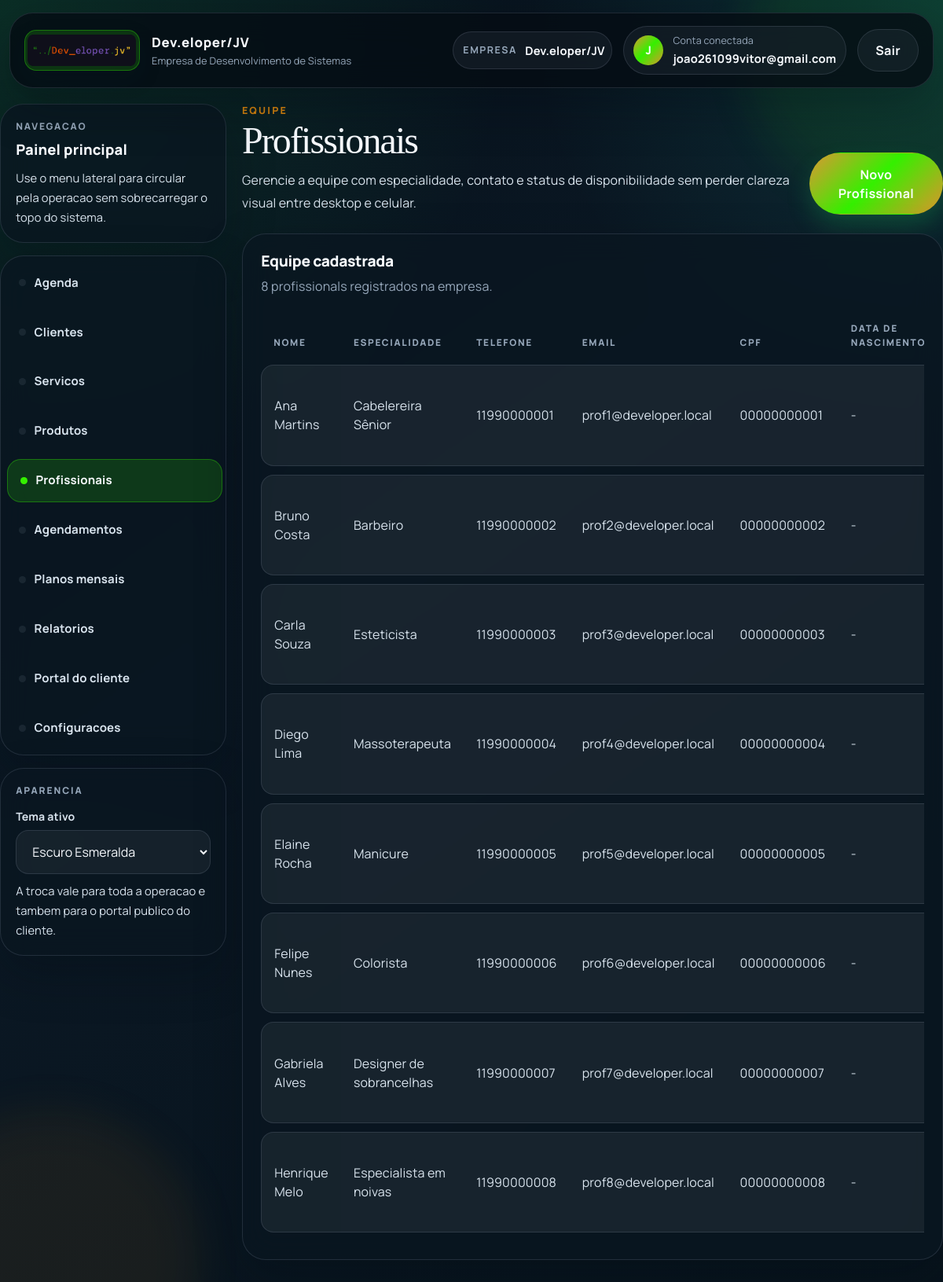
The page /profissionais/ (signed in) on the database its author committed.
### empresas/models.py (models this page shows, shortened)
class Empresa(models.Model):
    PLANO_START = "start"
    PLANO_SOLO = "solo"
    PLANO_ADMIN_ONLY = "admin_only"
    PLANO_CHOICES = [
        (PLANO_SOLO, "Solo (1 funcionario com acesso)"),
        (PLANO_START, "Start (ate 5 funcionarios)"),
        (PLANO_ADMIN_ONLY, "Gestao interna (somente administrador)"),
    ]
    nome = models.CharField(max_length=100)
    tipo = models.CharField(max_length=50)
    cnpj = models.CharField(max_length=18, blank=True, null=True)
    whatsapp = models.CharField(max_length=20, blank=True, default="")
    logo = models.ImageField(upload_to="empresas/logos/", blank=True, null=True)
    logo_url = models.URLField(blank=True, default="")
    cor_primaria = models.CharField(max_length=7, blank=True, default="")
    cor_secundaria = models.CharField(max_length=7, blank=True, default="")
    texto_cabecalho = models.CharField(max_length=80, blank=True, default="")
    plano = models.CharField(max_length=20, choices=PLANO_CHOICES, default=PLANO_START)
    valor_mensal = models.DecimalField(max_digits=10, decimal_places=2, default=147)
    limite_profissionais = models.PositiveSmallIntegerField(
        default=5,
        validators=[MinValueValidator(1), MaxValueValidator(5)],
        help_text="Limite comercial de profissionais ativos para esta empresa.",
    )
    portal_token = models.UUIDField(default=uuid.uuid4, unique=True, editable=False, db_index=True)
    data_cadastro = models.DateTimeField(auto_now_add=True)
    usuario = models.OneToOneField('auth.User', on_delete=models.CASCADE, related_name='empresa')

### profissionais/models.py (models this page shows, shortened)
class Profissional(models.Model):
	empresa = models.ForeignKey(Empresa, on_delete=models.CASCADE)
	usuario = models.OneToOneField(User, on_delete=models.SET_NULL, null=True, blank=True, related_name='profissional_profile')
	acessos_modulos = models.JSONField(blank=True, default=list)
	nome = models.CharField(max_length=100)
	especialidade = models.CharField(max_length=100)
	telefone = models.CharField(max_length=20)
	email = models.EmailField(blank=True, null=True)
	cpf = models.CharField(max_length=14, blank=True, null=True)
	data_nascimento = models.DateField(blank=True, null=True)
	endereco = models.CharField(max_length=255, blank=True, null=True)
	ativo = models.BooleanField(default=True)
	observacoes = models.TextField(blank=True, null=True)
	MODULE_CHOICES = PROFISSIONAL_MODULE_CHOICES

### profissionais/views.py (the view)
# urls.py: path('', views.profissionais_list, name='profissionais_list'),
@login_required
def profissionais_list(request):
    if is_profissional_user(request.user):
        messages.warning(request, 'Seu perfil possui acesso apenas para a area de agenda.')
        return redirect('dashboard_home')
    empresa = get_active_empresa(request)
    if not empresa:
        return redirect('cadastro_empresa')
    profissionais = Profissional.objects.filter(empresa=empresa)
    return render(request, 'profissionais/profissionais_list.html', {'profissionais': profissionais})

### easyschedule/templates/profissionais/profissionais_list.html (shortened to what this page needs)
{% extends 'base.html' %}
{% load static %}
{% block content %}
<link rel="stylesheet" href="{% static 'css/pages.css' %}">
<section class="page-container">
  <header class="page-hero">
    <div class="page-copy">
      <p class="page-eyebrow">Equipe</p>
      <h1 class="page-title">{{ business_profile.professional_term_plural|default:"Profissionais" }}</h1>
      <p class="page-subtitle">
        Gerencie a equipe com especialidade, contato e status de disponibilidade sem perder clareza visual
        entre desktop e celular.
      </p>
    </div>
    <div class="page-actions">
      <a href="{% url 'profissionais_form' %}" class="btn btn-success">Novo {{ business_profile.professional_term_singular|default:"Profissional" }}</a>
    </div>
  </header>
  <section class="page-card">
    <div class="page-card-header">
      <div>
        <h2>Equipe cadastrada</h2>
        <p>{{ profissionais|length }} profissional{{ profissionais|length|pluralize }} registrado{{ profissionais|length|pluralize }} na empresa.</p>
      </div>
    </div>
    <div class="table-wrap">
      <table class="table">
        <thead>
          <tr>
            <th>Nome</th>
            <th>Especialidade</th>
            <th>Telefone</th>
            <th>Email</th>
            <th>CPF</th>
            <th>Data de nascimento</th>
          </tr>
        </thead>
        <tbody>
          {% for profissional in profissionais %}
          <tr>
            <td><span class="table-mobile-label">Nome</span>{{ profissional.nome }}</td>
            <td><span class="table-mobile-label">Especialidade</span>{{ profissional.especialidade|default:"-" }}</td>
            <td><span class="table-mobile-label">Telefone</span>{{ profissional.telefone|default:"-" }}</td>
            <td><span class="table-mobile-label">Email</span>{{ profissional.email|default:"-" }}</td>
            <td><span class="table-mobile-label">CPF</span>{{ profissional.cpf|default:"-" }}</td>
            <td><span class="table-mobile-label">Data de nascimento</span>{{ profissional.data_nascimento|date:"d/m/Y"|default:"-" }}</td>
          </tr>
          {% empty %}
          <tr class="empty-row">
            <td colspan="9" class="table-empty-cell">Nenhum profissional cadastrado para esta empresa.</td>
          </tr>
          {% endfor %}
        </tbody>
      </table>
    </div>
  </section>
</section>
{% endblock %}

### easyschedule/templates/base.html (shortened to what this page needs)
{% load static %}
<!DOCTYPE html>
<html
    lang="pt-br"
    data-company-primary="{% if empresa_atual %}{{ empresa_atual.cor_primaria|default:'' }}{% endif %}"
    data-company-secondary="{% if empresa_atual %}{{ empresa_atual.cor_secundaria|default:'' }}{% endif %}"
>
<head>
    <link rel="stylesheet" href="https://cdn.jsdelivr.net/npm/bootstrap@5.3.2/dist/css/bootstrap.min.css">
    <link rel="stylesheet" href="{% static 'css/theme.css' %}">
</head>
<body class="{% if user.is_authenticated %}app-with-sidebar{% endif %}">
    <header class="app-header">
        <div class="container">
            <div class="app-navbar">
                <a class="app-brand" href="{% if user.is_authenticated %}{% url 'dashboard_home' %}{% else %}{% url 'cliente_home' %}{% endif %}">
                    {% if user.is_authenticated and empresa_atual and empresa_atual.logo %}
                    <span class="brand-mark brand-mark-company">
                        <img src="{{ empresa_atual.logo.url }}" alt="Logo {{ empresa_atual.nome }}" class="brand-logo brand-logo-company">
                    </span>
                    {% elif user.is_authenticated and empresa_atual and empresa_atual.logo_url %}
                    <span class="brand-mark brand-mark-company">
                        <img src="{{ empresa_atual.logo_url }}" alt="Logo {{ empresa_atual.nome }}" class="brand-logo brand-logo-company">
                    </span>
                    {% else %}
                    <span class="brand-mark">
                        <img src="{% static 'img/Logo.png' %}" alt="Logo EasySchedule" class="brand-logo">
                    </span>
                    {% endif %}
                    <span class="brand-copy">
                        <strong>{% if user.is_authenticated and empresa_atual %}{{ empresa_atual.nome }}{% else %}EasySchedule{% endif %}</strong>
                        <small>
                            {% if user.is_authenticated %}
                                {% if empresa_atual and empresa_atual.texto_cabecalho %}
                                    {{ empresa_atual.texto_cabecalho }}
                                {% else %}
                                    Sistema de agenda personalizado
                                {% endif %}
                            {% else %}
                                Reserva online com elegancia
                            {% endif %}
                        </small>
                    </span>
                </a>
                {% if user.is_authenticated %}
                <div class="app-toolbar app-toolbar-top">
                    {% if user.is_authenticated and usuario_tem_acesso_global_empresa and empresas_disponiveis %}
                    <form action="{% url 'selecionar_empresa' %}" method="post" class="toolbar-form">
                        {% csrf_token %}
                        <input type="hidden" name="next" value="{{ request.get_full_path }}">
                        <label for="empresa_id">Empresa</label>
                        <select id="empresa_id" name="empresa_id" class="form-select form-select-sm" onchange="this.form.submit()">
                            {% for empresa in empresas_disponiveis %}
                            <option value="{{ empresa.id }}" {% if empresa_atual and empresa.id == empresa_atual.id %}selected{% endif %}>
                                {{ empresa.nome }}
                            </option>
                            {% endfor %}
                        </select>
                    </form>
                    {% elif user.is_authenticated and empresa_atual %}
                    <div class="toolbar-field">
                        <span>Empresa</span>
                        <strong>{{ empresa_atual.nome }}</strong>
                    </div>
                    {% endif %}
                    <div class="app-user-chip">
                        <span class="app-user-avatar">{{ user.username|first|upper }}</span>
                        <span class="app-user-copy">
                            <small>Conta conectada</small>
                            <strong>{{ user.username }}</strong>
                        </span>
                    </div>
                    <form action="{% url 'logout' %}" method="post">
                        <button type="submit" class="btn btn-secondary">Sair</button>
                    </form>
                </div>
                {% endif %}
            </div>
        </div>
    </header>
    <div class="{% if user.is_authenticated %}container app-shell{% else %}app-public-shell{% endif %}">
        {% if user.is_authenticated %}
        <aside class="app-sidebar">
            <div class="app-sidebar-card">
                <span class="sidebar-kicker">Navegacao</span>
                <strong class="sidebar-title">Painel principal</strong>
                <p class="sidebar-text">Use o menu lateral para circular pela operacao sem sobrecarregar o topo do sistema.</p>
            </div>
            <nav class="app-sidebar-nav" aria-label="Navegacao lateral">
                {% if usuario_modulos.dashboard %}
                <a class="app-sidebar-link {% if '/dashboard/' in request.path %}is-active{% endif %}" href="{% url 'dashboard_home' %}">Agenda</a>
                {% endif %}
                {% if not usuario_e_profissional %}
                {% if usuario_modulos.clientes %}
                <a class="app-sidebar-link {% if '/pessoa/' in request.path %}is-active{% endif %}" href="{% url 'pessoa_list' %}">{{ business_profile.client_term_plural|default:"Clientes" }}</a>
                {% endif %}
                {% if usuario_modulos.servicos %}
                <a class="app-sidebar-link {% if '/servicos/' in request.path %}is-active{% endif %}" href="{% url 'servicos_list' %}">{{ business_profile.service_term_plural|default:"Servicos" }}</a>
                {% endif %}
                {% if usuario_modulos.produtos %}
                <a class="app-sidebar-link {% if '/produtos/' in request.path %}is-active{% endif %}" href="{% url 'produtos_list' %}">Produtos</a>
                {% endif %}
                <a class="app-sidebar-link {% if '/profissionais/' in request.path %}is-active{% endif %}" href="{% url 'profissionais_list' %}">{{ business_profile.professional_term_plural|default:"Profissionais" }}</a>
                {% if usuario_modulos.agendamentos %}
                <a class="app-sidebar-link " href="{% url 'agendamentos_list' %}">{{ business_profile.appointment_term_plural|default:"Agendamentos" }}</a>
                {% endif %}
                <a class="app-sidebar-link {% if '/agendamentos/planos/' in request.path %}is-active{% endif %}" href="{% url 'planos_list' %}">Planos mensais</a>
                {% if usuario_modulos.relatorios %}
                <a class="app-sidebar-link {% if '/relatorios/' in request.path %}is-active{% endif %}" href="{% url 'relatorio_page' %}">Relatorios</a>
                {% endif %}
                <a class="app-sidebar-link {% if '/cliente/' in request.path or request.path == '/' %}is-active{% endif %}" href="{% url 'cliente_home' %}">Portal do cliente</a>
                {% if usuario_pode_configurar_empresa %}
                <a class="app-sidebar-link {% if '/empresas/configuracoes/' in request.path %}is-active{% endif %}" href="{% url 'empresa_configuracoes' %}">Configuracoes</a>
                {% endif %}
                {% endif %}
            </nav>
            <div class="app-sidebar-card sidebar-theme-card">
                <span class="sidebar-kicker">Aparencia</span>
                <label for="themePickerSidebar" class="sidebar-theme-label">Tema ativo</label>
                <select id="themePickerSidebar" class="theme-picker" data-theme-picker aria-label="Selecionar tema do sistema">
                    <option value="dark">Escuro Esmeralda</option>
                </select>
                <p class="sidebar-text">A troca vale para toda a operacao e tambem para o portal publico do cliente.</p>
            </div>
        </aside>
        {% endif %}
        <main class="app-main {% if user.is_authenticated %}app-main-shell{% else %}app-main-public{% endif %}">
            {% block content %}{% endblock %}
        </main>
    </div>
</body>
</html>

### rows shown on the page
Empresa: logo (picture), nome "Dev.eloper/JV", texto_cabecalho "Empresa de Desenvolvimento de Sistemas"
Profissional: nome "Ana Martins", especialidade "Cabelereira Sênior", telefone "11990000001", email "prof1@developer.local", cpf "00000000001", data_nascimento "-"
Profissional: nome "Bruno Costa", especialidade "Barbeiro", telefone "11990000002", email "prof2@developer.local", cpf "00000000002", data_nascimento "-"
Profissional: nome "Carla Souza", especialidade "Esteticista", telefone "11990000003", email "prof3@developer.local", cpf "00000000003", data_nascimento "-"
Profissional: nome "Diego Lima", especialidade "Massoterapeuta", telefone "11990000004", email "prof4@developer.local", cpf "00000000004", data_nascimento "-"
Profissional: nome "Elaine Rocha", especialidade "Manicure", telefone "11990000005", email "prof5@developer.local", cpf "00000000005", data_nascimento "-"
Profissional: nome "Felipe Nunes", especialidade "Colorista", telefone "11990000006", email "prof6@developer.local", cpf "00000000006", data_nascimento "-"
Profissional: nome "Gabriela Alves", especialidade "Designer de sobrancelhas", telefone "11990000007", email "prof7@developer.local", cpf "00000000007", data_nascimento "-"
Profissional: nome "Henrique Melo", especialidade "Especialista em noivas", telefone "11990000008", email "prof8@developer.local", cpf "00000000008", data_nascimento "-"

### other values the page prints
{{ user.username|first|upper }} "J"
{{ user.username }} "joao261099vitor@gmail.com"
{{ business_profile.client_term_plural|default:"Clientes" }} "Clientes"
{{ business_profile.service_term_plural|default:"Servicos" }} "Servicos"
{{ business_profile.professional_term_plural|default:"Profissionais" }} "Profissionais"
{{ business_profile.appointment_term_plural|default:"Agendamentos" }} "Agendamentos"
{{ business_profile.professional_term_singular|default:"Profissional" }} "Profissional"
{{ profissionais|length }} "8"
